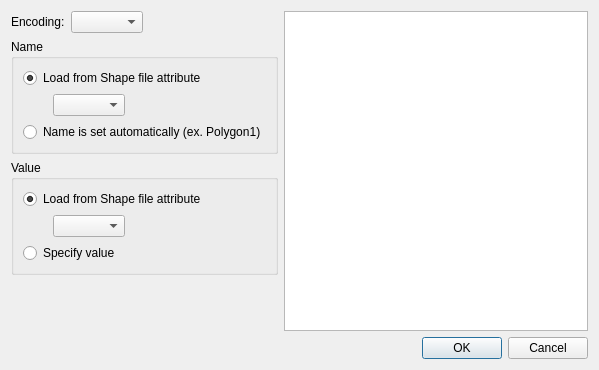
<?xml version="1.0" encoding="UTF-8"?>
<ui version="4.0">
 <class>GeoDataPolygonGroupShpImporterSettingDialog</class>
 <widget class="QDialog" name="GeoDataPolygonGroupShpImporterSettingDialog">
  <property name="geometry">
   <rect>
    <x>0</x>
    <y>0</y>
    <width>599</width>
    <height>370</height>
   </rect>
  </property>
  <property name="windowTitle">
   <string>Polygon Import Setting</string>
  </property>
  <layout class="QVBoxLayout" name="verticalLayout_4">
   <item>
    <layout class="QHBoxLayout" name="horizontalLayout_5" stretch="0,1">
     <item>
      <layout class="QVBoxLayout" name="verticalLayout_3">
       <item>
        <layout class="QHBoxLayout" name="horizontalLayout_2">
         <item>
          <widget class="QLabel" name="encodingLabel">
           <property name="text">
            <string>Encoding:</string>
           </property>
          </widget>
         </item>
         <item>
          <widget class="QComboBox" name="encodingComboBox">
           <property name="sizePolicy">
            <sizepolicy hsizetype="Preferred" vsizetype="Fixed">
             <horstretch>0</horstretch>
             <verstretch>0</verstretch>
            </sizepolicy>
           </property>
           <property name="maximumSize">
            <size>
             <width>200</width>
             <height>16777215</height>
            </size>
           </property>
          </widget>
         </item>
         <item>
          <spacer name="horizontalSpacer_3">
           <property name="orientation">
            <enum>Qt::Horizontal</enum>
           </property>
           <property name="sizeHint" stdset="0">
            <size>
             <width>40</width>
             <height>20</height>
            </size>
           </property>
          </spacer>
         </item>
        </layout>
       </item>
       <item>
        <widget class="QGroupBox" name="nameGroupBox">
         <property name="title">
          <string>Name</string>
         </property>
         <layout class="QVBoxLayout" name="verticalLayout">
          <item>
           <widget class="QRadioButton" name="nameAttributeRadioButton">
            <property name="text">
             <string>Load from Shape file attribute</string>
            </property>
            <property name="checked">
             <bool>true</bool>
            </property>
           </widget>
          </item>
          <item>
           <layout class="QHBoxLayout" name="horizontalLayout">
            <item>
             <spacer name="horizontalSpacer">
              <property name="orientation">
               <enum>Qt::Horizontal</enum>
              </property>
              <property name="sizeType">
               <enum>QSizePolicy::Fixed</enum>
              </property>
              <property name="sizeHint" stdset="0">
               <size>
                <width>30</width>
                <height>20</height>
               </size>
              </property>
             </spacer>
            </item>
            <item>
             <widget class="QComboBox" name="nameComboBox"/>
            </item>
            <item>
             <spacer name="horizontalSpacer_2">
              <property name="orientation">
               <enum>Qt::Horizontal</enum>
              </property>
              <property name="sizeHint" stdset="0">
               <size>
                <width>40</width>
                <height>20</height>
               </size>
              </property>
             </spacer>
            </item>
           </layout>
          </item>
          <item>
           <widget class="QRadioButton" name="nameAutoRadioButton">
            <property name="text">
             <string>Name is set automatically (ex. Polygon1)</string>
            </property>
           </widget>
          </item>
         </layout>
        </widget>
       </item>
       <item>
        <widget class="QGroupBox" name="valueGroupBox">
         <property name="title">
          <string>Value</string>
         </property>
         <layout class="QVBoxLayout" name="verticalLayout_2">
          <item>
           <widget class="QRadioButton" name="valueAttributeRadioButton">
            <property name="text">
             <string>Load from Shape file attribute</string>
            </property>
            <property name="checked">
             <bool>true</bool>
            </property>
           </widget>
          </item>
          <item>
           <layout class="QHBoxLayout" name="horizontalLayout_3">
            <item>
             <spacer name="horizontalSpacer_4">
              <property name="orientation">
               <enum>Qt::Horizontal</enum>
              </property>
              <property name="sizeType">
               <enum>QSizePolicy::Fixed</enum>
              </property>
              <property name="sizeHint" stdset="0">
               <size>
                <width>30</width>
                <height>20</height>
               </size>
              </property>
             </spacer>
            </item>
            <item>
             <widget class="QComboBox" name="valueComboBox"/>
            </item>
            <item>
             <spacer name="horizontalSpacer_5">
              <property name="orientation">
               <enum>Qt::Horizontal</enum>
              </property>
              <property name="sizeHint" stdset="0">
               <size>
                <width>40</width>
                <height>20</height>
               </size>
              </property>
             </spacer>
            </item>
           </layout>
          </item>
          <item>
           <layout class="QHBoxLayout" name="horizontalLayout_4">
            <item>
             <widget class="QRadioButton" name="valueCustomRadioButton">
              <property name="text">
               <string>Specify value</string>
              </property>
             </widget>
            </item>
            <item>
             <widget class="GridAttributeEditWidgetContainer" name="valueWidget" native="true">
              <property name="enabled">
               <bool>false</bool>
              </property>
             </widget>
            </item>
           </layout>
          </item>
         </layout>
        </widget>
       </item>
       <item>
        <spacer name="verticalSpacer">
         <property name="orientation">
          <enum>Qt::Vertical</enum>
         </property>
         <property name="sizeHint" stdset="0">
          <size>
           <width>20</width>
           <height>17</height>
          </size>
         </property>
        </spacer>
       </item>
      </layout>
     </item>
     <item>
      <widget class="QTableWidget" name="tableWidget">
       <property name="editTriggers">
        <set>QAbstractItemView::NoEditTriggers</set>
       </property>
      </widget>
     </item>
    </layout>
   </item>
   <item>
    <widget class="QDialogButtonBox" name="buttonBox">
     <property name="orientation">
      <enum>Qt::Horizontal</enum>
     </property>
     <property name="standardButtons">
      <set>QDialogButtonBox::Cancel|QDialogButtonBox::Ok</set>
     </property>
    </widget>
   </item>
  </layout>
 </widget>
 <customwidgets>
  <customwidget>
   <class>GridAttributeEditWidgetContainer</class>
   <extends>QWidget</extends>
   <header>guicore/pre/gridcond/base/gridattributeeditwidgetcontainer.h</header>
   <container>1</container>
  </customwidget>
 </customwidgets>
 <resources/>
 <connections>
  <connection>
   <sender>buttonBox</sender>
   <signal>accepted()</signal>
   <receiver>GeoDataPolygonGroupShpImporterSettingDialog</receiver>
   <slot>accept()</slot>
   <hints>
    <hint type="sourcelabel">
     <x>164</x>
     <y>360</y>
    </hint>
    <hint type="destinationlabel">
     <x>157</x>
     <y>274</y>
    </hint>
   </hints>
  </connection>
  <connection>
   <sender>buttonBox</sender>
   <signal>rejected()</signal>
   <receiver>GeoDataPolygonGroupShpImporterSettingDialog</receiver>
   <slot>reject()</slot>
   <hints>
    <hint type="sourcelabel">
     <x>164</x>
     <y>360</y>
    </hint>
    <hint type="destinationlabel">
     <x>286</x>
     <y>274</y>
    </hint>
   </hints>
  </connection>
  <connection>
   <sender>nameAttributeRadioButton</sender>
   <signal>toggled(bool)</signal>
   <receiver>nameComboBox</receiver>
   <slot>setEnabled(bool)</slot>
   <hints>
    <hint type="sourcelabel">
     <x>106</x>
     <y>70</y>
    </hint>
    <hint type="destinationlabel">
     <x>105</x>
     <y>97</y>
    </hint>
   </hints>
  </connection>
  <connection>
   <sender>valueCustomRadioButton</sender>
   <signal>toggled(bool)</signal>
   <receiver>valueWidget</receiver>
   <slot>setEnabled(bool)</slot>
   <hints>
    <hint type="sourcelabel">
     <x>68</x>
     <y>221</y>
    </hint>
    <hint type="destinationlabel">
     <x>243</x>
     <y>224</y>
    </hint>
   </hints>
  </connection>
  <connection>
   <sender>valueAttributeRadioButton</sender>
   <signal>toggled(bool)</signal>
   <receiver>valueComboBox</receiver>
   <slot>setEnabled(bool)</slot>
   <hints>
    <hint type="sourcelabel">
     <x>65</x>
     <y>172</y>
    </hint>
    <hint type="destinationlabel">
     <x>67</x>
     <y>194</y>
    </hint>
   </hints>
  </connection>
 </connections>
</ui>
